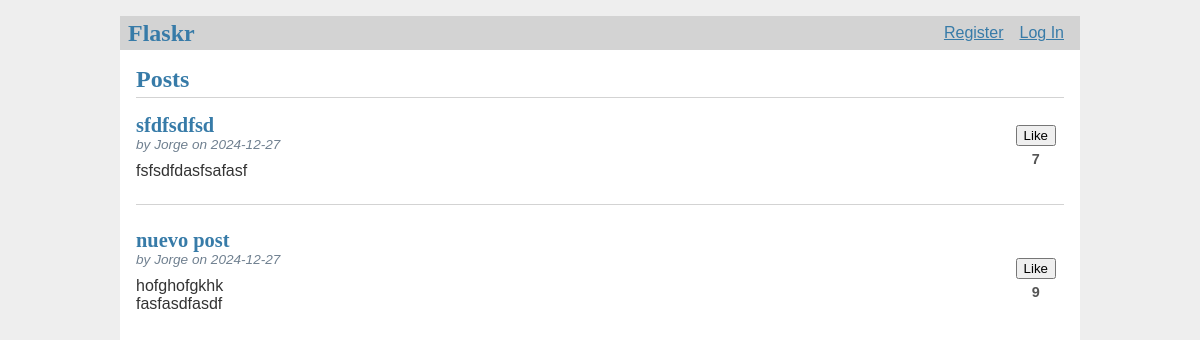
Before: / with the older database file.
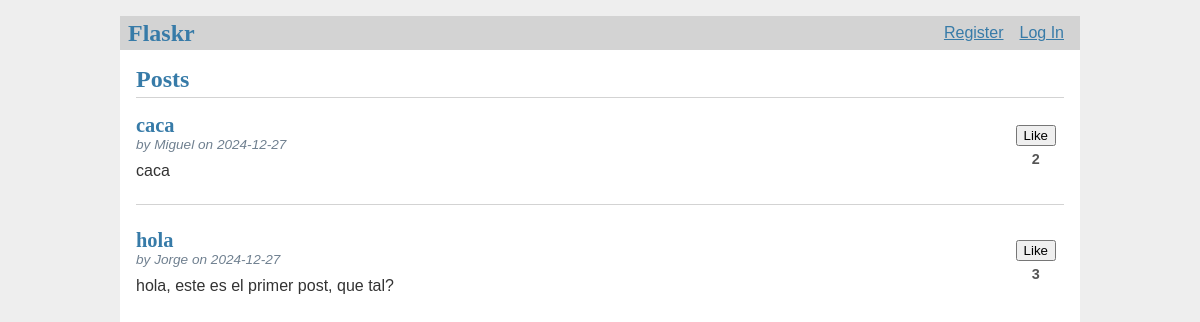
After: the same page with the newer database file.
### tables this page shows
CREATE TABLE post (
  id INTEGER PRIMARY KEY AUTOINCREMENT,
  author_id INTEGER NOT NULL,
  created TIMESTAMP NOT NULL DEFAULT CURRENT_TIMESTAMP,
  title TEXT NOT NULL,
  body TEXT NOT NULL,
  likes INTEGER DEFAULT 0,
  FOREIGN KEY (author_id) REFERENCES user (id)
);

CREATE TABLE user (
  id INTEGER PRIMARY KEY AUTOINCREMENT,
  username TEXT UNIQUE NOT NULL,
  password TEXT NOT NULL
);

### flaskr/blog.py (the view)
@bp.route('/')
def index():
    db = get_db()
    posts = db.execute(
        'SELECT p.id, title, body, created, author_id, username, likes'
        ' FROM post p JOIN user u ON p.author_id = u.id'
        ' ORDER BY created DESC'
    ).fetchall()
    return render_template('/index.html', posts=posts)

### flaskr/auth.py (called while the page is built)
@bp.before_app_request
def load_logged_in_user():
    user_id = session.get('user_id')
    if user_id is None:
        g.user = None
    else:
        g.user = get_db().execute(
            'SELECT * FROM user WHERE id = ?', (user_id,)
        ).fetchone()

### flaskr/db.py (called while the page is built)
def get_db():
    if 'db' not in g:
        g.db = sqlite3.connect(
            current_app.config['DATABASE'],
            detect_types=sqlite3.PARSE_DECLTYPES
        )
        g.db.row_factory = sqlite3.Row
    return g.db

### flaskr/templates/index.html (shortened to what this page needs)
{% extends 'base.html' %}
{% block header %}
  <h1>{% block title %}Posts{% endblock %}</h1>
{% endblock %}
{% block content %}
  {% for post in posts %}
    <article class="post">
      <header>
        <div>
          <h1>{{ post['title'] }}</h1>
          <div class="about">by {{ post['username'] }} on {{ post['created'].strftime('%Y-%m-%d') }}</div>
          <p class="body">{{ post['body'] }}</p>
        </div>
        <form class="action" action="{{ url_for('blog.like', id=post['id']) }}" method="post" style="display: inline;">
          <button type="submit">Like</button>
          <label class="likes-count" for="like-btn-{{ post['id'] }}">{{ post['likes'] }}</label>
        </form>
    </article>
    {% if not loop.last %}
      <hr>
    {% endif %}
  {% endfor %}
{% endblock %}

### flaskr/templates/base.html (shortened to what this page needs)
<!doctype html>
<link rel="stylesheet" href="{{ url_for('static', filename='style.css') }}">
<nav>
  <h1>Flaskr</h1>
  <ul>
    {% if g.user %}
      <li><span>{{ g.user['username'] }}</span>
      <li><a href="{{ url_for('auth.logout') }}">Log Out</a>
    {% else %}
      <li><a href="{{ url_for('auth.register') }}">Register</a>
      <li><a href="{{ url_for('auth.login') }}">Log In</a>
    {% endif %}
  </ul>
</nav>
<section class="content">
  <header>
    {% block header %}{% endblock %}
  </header>
  {% block content %}{% endblock %}
</section>

### flaskr/static/style.css (style rules this page uses)
h1, h2, h3, h4, h5, h6 { font-family: serif; color: #377ba8; margin: 1rem 0; }
a { color: #377ba8; }
hr { border: none; border-top: 1px solid lightgray; }
nav { background: lightgray; display: flex; align-items: center; padding: 0 0.5rem; }
nav h1 { flex: auto; margin: 0; }
nav ul { display: flex; list-style: none; margin: 0; padding: 0; }
nav ul li a, nav ul li span, header .action { display: block; padding: 0.5rem; }
.content { padding: 0 1rem 1rem; }
.content > header { border-bottom: 1px solid lightgray; display: flex; align-items: flex-end; }
.content > header h1 { flex: auto; margin: 1rem 0 0.25rem 0; }
.post > header { display: flex; align-items: flex-end; font-size: 0.85em; }
.post > header > div:first-of-type { flex: auto; }
.post > header h1 { font-size: 1.5em; margin-bottom: 0; }
.post .about { color: slategray; font-style: italic; }
.post .body { white-space: pre-line; margin-top: 10px; font-size: 1rem; color: #333; }
.content:last-child { margin-bottom: 0; }
.content form { margin: 1em 0; display: flex; flex-direction: column; }
.content label { font-weight: bold; margin-bottom: 0.5em; }
.likes-count { display: block; font-size: 0.9rem; color: #555; margin-top: 5px; text-align: center; }

Changed rows visible on the page:
removed post: title "sfdfsdfsd", username "Jorge", created "2024-12-27", body "fsfsdfdasfsafasf", likes "7"
removed post: title "nuevo post", username "Jorge", created "2024-12-27", body "hofghofgkhk fasfasdfasdf", likes "9"
added post: title "caca", username "Miguel", created "2024-12-27", body "caca", likes "2"
added post: title "hola", username "Jorge", created "2024-12-27", body "hola, este es el primer post, que tal?", likes "3"
